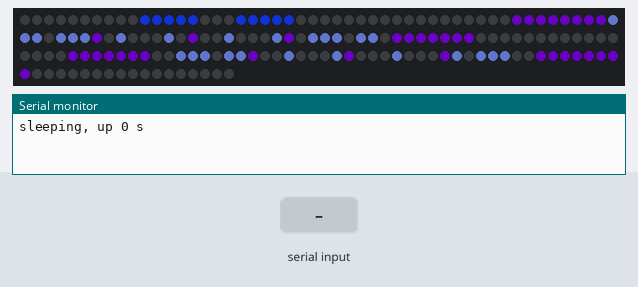
A program run on a simulated Raspberry Pi Pico. Parts: 168 RGB LEDs in strip order, left to right, continuing on the next row, the last lines printed to the serial monitor. The inputs (shaded band) are chosen by the test bench. Dim RGB values are drawn brighter than linear; random numbers use the default seed unless the program sets one.

Above: at 0.92 s.
1.3 s: "w-35\n" received over Serial
At 1.68 s:
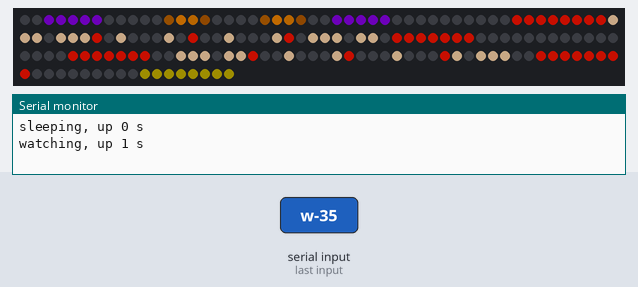
At 3.51 s:
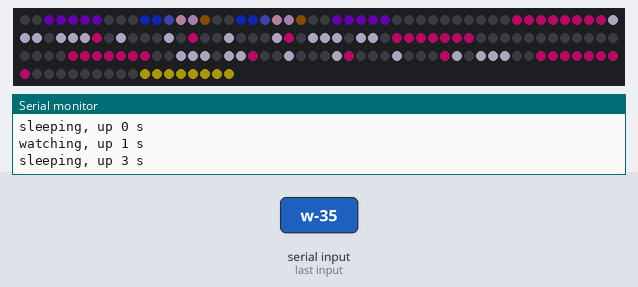
3.9 s: "w-35\n" received over Serial
6.9 s: "w-35\n" received over Serial
At 9.31 s:
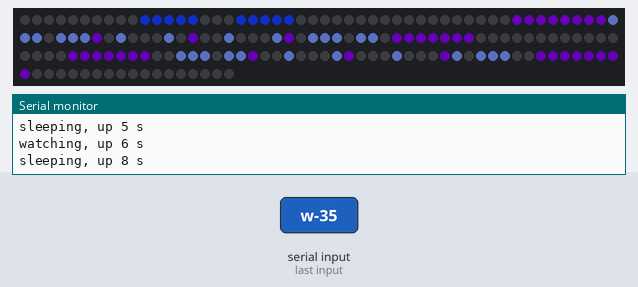
Timing chart, 0 to 10.8 s (numbered marks = the images above; inputs shaded):
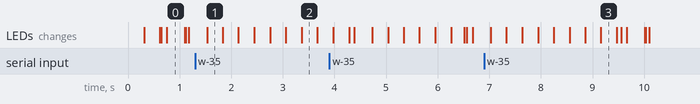

The program:

main.cpp
```cpp
// Face LEDs on one WS2812 chain on D10. The four moods from face/face_preview.html: sleeping
// (waiting), watching, snarl, crying (gives up). The same chain goes on to the 8-LED ring under
// the printed horns hand: it glows yellow as the hint while the face is awake and fills green
// when the horns have stopped the game.
//
// scripts/dodge.py sets the mood over USB serial, one line at a time: a mood letter, s w n c,
// then optionally where the hand is, -100 (the face's far left) to 100 (far right), e.g. "w-35".
// With a hand the eyes follow it; without one they wander. Until the first line arrives the
// face loops the moods, five seconds each, as a test; if the lines stop for STALE_MS it sleeps.
// One more letter, p, is for photos (scripts/face_photo.py): the snarl held still, jaw wide, no
// flicker, the pupils fixed (down at the bowl unless a place is given), the hand ring solid
// yellow. It holds until the next line, so one line is enough.
#include <Arduino.h>
#include <Adafruit_NeoPixel.h>
#include <math.h>

const int DATA_PIN = D10;    // GPIO3
const int N = 168;
const float BRIGHT = 1.0;    // full, as the preview now starts
const float LIMIT_MA = 1000; // scale the whole frame down if it would draw more than this
const float MOOD_S = 5;
const uint32_t STALE_MS = 2000;

// From the serial lines: the mood asked for (-1 before the first), when it came, and the hand.
int cmdMood = -1;
uint32_t cmdAt = 0;
bool hasHand = false;
float handX = 0;   // -1 far left to 1 far right, as the face sees it

// Chain order as wired, seen from the front (Rahul's drawing, 2026-10-31):
//   0-15    right-hand ring, starts at 9 o'clock, runs clockwise
//   16-31   left-hand ring, starts at 3 o'clock, runs clockwise
//   32-95   left mouth board, rows top to bottom, each row left to right
//   96-159  right mouth board, same
//   160-167 the ring under the printed horns hand
// Eye positions k count clockwise from 12 o'clock, as in face/face_preview.html.
const int RING_N = 16;
enum Eye { LEFT = 0, RIGHT = 1 };
const int RING_START[2] = { 16, 0 };    // chain index of each ring's first LED
const int RING_FIRST_K[2] = { 4, 12 };  // where that first LED sits: 3 o'clock, 9 o'clock
const int MOUTH_START = 32;
const int SIGN_START = 160, SIGN_N = 8;

Adafruit_NeoPixel strip(N, DATA_PIN, NEO_GRB + NEO_KHZ800);

int eyeLed(Eye e, int k) {
  return RING_START[e] + ((k - RING_FIRST_K[e]) % RING_N + RING_N) % RING_N;
}

// x 0-15 left to right, y 0-7 top to bottom
int mouthLed(int x, int y) {
  return MOUTH_START + (x / 8) * 64 + y * 8 + (x % 8);
}

struct Rgb { float r, g, b; };
const Rgb RED = { 255, 20, 0 }, TOOTH = { 255, 215, 170 }, PURPLE = { 150, 0, 255 }, AMBER = { 255, 140, 0 };
const Rgb BLUE = { 20, 60, 255 }, CYAN = { 0, 210, 255 }, TEAR = { 160, 235, 255 };
const Rgb YELLOW = { 255, 230, 0 }, BLOOD = { 255, 0, 0 };

float rnd() { return random(10000) / 10000.0f; }
float wave(float t, float period) { return 0.5f + 0.5f * sinf(t * 2 * PI / period); }

// ---- mouth pictures, 16 wide by 8 tall ----

typedef char Pic[8][17];

// The snarl mouth. o = lip, T = tooth.
const char *OPEN[8] = {
  ".oooooooooooooo.",
  "oTTT.TTT.TTT.TTo",
  "o.T...T...T...To",
  "o..............o",
  "o..............o",
  "o..T...T...T...o",
  "o.TTT.TTT.TTT..o",
  ".oooooooooooooo." };
// Sad mouth, # = line
const char *FROWN[8] = {
  "................",
  "................",
  "................",
  ".....######.....",
  "...##......##...",
  "..#..........#..",
  ".#............#.",
  "................" };

// Place the upper jaw at row topY and the lower jaw at row botY. Where they overlap the teeth interlock.
void jaw(Pic g, int topY, int botY) {
  for (int r = 0; r < 8; r++) { memset(g[r], '.', 16); g[r][16] = 0; }
  auto put = [&](int r, const char *src) {
    if (r < 0 || r > 7) return;
    for (int x = 0; x < 16; x++) {
      char c = src[x];
      if (c == 'T' || (c == 'o' && g[r][x] != 'T')) g[r][x] = c;
    }
  };
  for (int i = 0; i < 3; i++) put(topY + i, OPEN[i]);
  for (int i = 0; i < 3; i++) put(botY + i, OPEN[5 + i]);
  for (int r = topY + 3; r < botY; r++) put(r, "o..............o");
}
Pic SHUT, AJAR, WIDE;

void setPx(Pic g, int x, int y, char ch) { if (y >= 0 && y < 8 && x >= 0 && x < 16) g[y][x] = ch; }

// ---- targets for this frame, and the colours shown now, eased toward them ----

float eyeT[2][RING_N][3], mouthT[128][3], signT[SIGN_N][3];
float eyeNow[2][RING_N][3], mouthNow[128][3], signNow[SIGN_N][3];

void addRing(int e, int k, Rgb c, float v) {
  k = ((k % RING_N) + RING_N) % RING_N;
  eyeT[e][k][0] += c.r * v; eyeT[e][k][1] += c.g * v; eyeT[e][k][2] += c.b * v;
}

// keep the pupil off the brow at the top of the ring
float underBrow(float p) {
  if (p > 4.5f && p < 11.5f) return p;
  if (p >= 11.5f) return (p - 11.5f < 16 - p + 4.5f) ? 11.5f : 4.5f;
  return (4.5f - p < p + 16 - 11.5f) ? 4.5f : 11.5f;
}

enum Brow { FLAT, ANGRY, SAD };
enum Gaze { WANDER, DOWN };
struct EyeSpec { Rgb c; Brow brow; Rgb browC; float browV; Gaze gaze; };

const float PUPIL_SIDE = 0.3f;   // the pupil is three LEDs: the centre one bright, these two either side dimmer

// Only the brow and the pupil light; the rest of the ring stays off.
void openEye(int e, const EyeSpec &s, float t) {
  int side = e == LEFT ? -1 : 1;
  // angry brows slope down toward the nose, sad ones down toward the outside, flat ones sit level on top
  static const int UPPER_RIGHT[4] = { 0, 1, 2, 3 }, UPPER_LEFT[4] = { 13, 14, 15, 0 }, FLAT_B[5] = { 14, 15, 0, 1, 2 };
  bool isBrow[RING_N] = {};
  if (s.brow == FLAT) for (int k : FLAT_B) isBrow[k] = true;
  else {
    bool right = (s.brow == ANGRY) == (side < 0);   // the left eye's nose side is its upper right
    for (int i = 0; i < 4; i++) isBrow[right ? UPPER_RIGHT[i] : UPPER_LEFT[i]] = true;
  }
  for (int k = 0; k < RING_N; k++) if (isBrow[k]) addRing(e, k, s.browC, s.browV);

  float ang;                                   // screen angle the pupil points to
  if (s.gaze == DOWN) ang = PI / 2 + 0.2f * sinf(t * 0.8f);
  else if (hasHand) ang = PI / 2 - handX * PI / 2;   // 3 o'clock for far right, 9 for far left
  else ang = PI / 2 + 1.3f * sinf(t * 0.35f) + 0.4f * sinf(t * 0.9f);
  float p = underBrow(fmodf((ang + PI / 2) / (2 * PI) * RING_N + RING_N * 2, RING_N));
  // The pupil can sit between LEDs, so it glides: brightness falls from 1 at the pupil to
  // PUPIL_SIDE one LED away and to 0 two LEDs away. Right on an LED that is exactly three LEDs.
  for (int k = 0; k < RING_N; k++) {
    if (isBrow[k]) continue;
    float d = fabsf(k - p); d = fminf(d, RING_N - d);
    float v = d <= 1 ? 1 - (1 - PUPIL_SIDE) * d : d < 2 ? PUPIL_SIDE * (2 - d) : 0;
    if (v > 0) addRing(e, k, s.c, v);
  }
}

void finishEyes(float k) {
  for (int e = 0; e < 2; e++)
    for (int i = 0; i < RING_N; i++)
      for (int c = 0; c < 3; c++) eyeT[e][i][c] = fminf(255, eyeT[e][i][c] * k);
}

struct Ink { char ch; Rgb c; };
void paintMouth(Pic pic, const Ink *inks, int n, float k) {
  for (int y = 0; y < 8; y++)
    for (int x = 0; x < 16; x++)
      for (int i = 0; i < n; i++)
        if (pic[y][x] == inks[i].ch) {
          float *o = mouthT[y * 16 + x];
          o[0] = inks[i].c.r * k; o[1] = inks[i].c.g * k; o[2] = inks[i].c.b * k;
        }
}

// ---- the four moods ----

// t is the time since the face fell asleep, so the PC knows where the snore is: each 3 s
// breath starts dim and shut, and the mouth is open widest 1.5 s in. scripts/sound.py puts
// the loud part of each snore there.
void sleeping(float t) {
  // snores with both eyes shut: a blue glow along the bottom of each ring
  float b = 0.5f - 0.5f * cosf(t * 2 * PI / 3);
  for (int e = 0; e < 2; e++)
    for (int k = 6; k <= 10; k++) addRing(e, k, BLUE, .35f + .5f * b);
  finishEyes(1);
  Ink inks[] = { { 'o', { 120, 0, 220 } }, { 'T', { 120, 150, 255 } } };
  paintMouth(b > .6f ? AJAR : SHUT, inks, 2, .3f + .4f * b);
}

void watching(float t) {
  EyeSpec s = { AMBER, FLAT, PURPLE, .6f, WANDER };
  openEye(LEFT, s, t); openEye(RIGHT, s, t);
  finishEyes(1);
  Ink inks[] = { { 'o', RED }, { 'T', TOOTH } };
  paintMouth(SHUT, inks, 2, .75f + .15f * sinf(t * 9));
}

// still: the photo pose, the jaw held wide and no flicker
void snarl(float t, bool still) {
  EyeSpec s = { YELLOW, ANGRY, BLOOD, .85f, WANDER };
  openEye(LEFT, s, t); openEye(RIGHT, s, t);
  finishEyes(still ? 1 : .9f + .1f * rnd());
  Ink inks[] = { { 'o', RED }, { 'T', TOOTH } };
  paintMouth(still || sinf(t * 7) > -0.2f ? WIDE : SHUT, inks, 2, still ? 1 : .85f + .15f * rnd());
}

void crying(float t) {
  // blue and sad: a one-LED tear rolls round each ring and tears stream down over the mouth, the lip trembles
  Pic g;
  bool tremble = fmodf(t, 2) < .7f && ((int)floorf(t * 8)) % 2;
  for (int y = 0; y < 8; y++) {
    const char *src = tremble ? (y > 0 ? FROWN[y - 1] : "................") : FROWN[y];
    memcpy(g[y], src, 17);
  }
  const float drops[2][2] = { { 2, 0 }, { 13, 4.5f } };
  for (auto &d : drops) {
    int y = (int)floorf(fmodf(t * 6 + d[1], 10)) - 1;
    setPx(g, (int)d[0], y, 'd'); setPx(g, (int)d[0], y - 1, 'e');
  }
  EyeSpec s = { BLUE, SAD, CYAN, .55f, DOWN };
  for (int e = 0; e < 2; e++) {
    int side = e == LEFT ? -1 : 1;
    openEye(e, s, t);
    float ph = fmodf(t + (side < 0 ? 0 : .8f), 1.6f) / 1.6f;
    addRing(e, lroundf(side < 0 ? 12 - 4 * ph : 4 + 4 * ph), TEAR, 1);
  }
  finishEyes(1);
  Ink inks[] = { { '#', BLUE }, { 'd', TEAR }, { 'e', { 40, 90, 160 } } };
  paintMouth(g, inks, 3, .9f);
}

// ---- the ring under the horns hand ----

const Rgb HINT = YELLOW, GREEN = { 0, 255, 40 };

// Off while the face sleeps. Watching, a slow yellow breath says "this hand"; snarling, it blinks
// yellow and red to pull the eye to it. Once the horns have worked it fills green one LED at a
// time, then stays lit; since is how long ago that began. In the photo pose it is solid yellow.
void signRing(int mood, float t, float since) {
  auto set = [](int i, Rgb c, float v) { signT[i][0] = c.r * v; signT[i][1] = c.g * v; signT[i][2] = c.b * v; };
  if (mood == 0) return;
  if (mood == 3) {
    for (int i = 0; i < SIGN_N; i++) set(i, GREEN, constrain(since * 10 - i, 0, 1));
    return;
  }
  if (mood == 2 || mood == 4) {
    Rgb c = mood == 4 || fmodf(t, .5f) < .25f ? HINT : RED;
    for (int i = 0; i < SIGN_N; i++) set(i, c, 1);
    return;
  }
  float v = .15f + .45f * wave(t, 2.5f);
  for (int i = 0; i < SIGN_N; i++) set(i, HINT, v);
}

// ---- main loop ----

void ease(float *now, const float *target, int n, float a) {
  for (int i = 0; i < n; i++) now[i] += (target[i] - now[i]) * a;
}

// Read whatever has come in; act on each complete line.
void readSerial() {
  static char line[16];
  static int n = 0;
  while (Serial.available()) {
    char ch = Serial.read();
    if (ch != '\n' && ch != '\r') {
      if (n < (int)sizeof line - 1) line[n++] = ch;
      continue;
    }
    line[n] = 0;
    const char *m = n ? strchr("swncp", line[0]) : nullptr;
    if (m) {
      cmdMood = m - "swncp";
      cmdAt = millis();
      hasHand = n > 1 || cmdMood == 4;   // the photo pose never wanders: no place given, it looks down
      handX = n > 1 ? constrain(atoi(line + 1), -100, 100) / 100.0f : 0;
    }
    n = 0;
  }
}

void setup() {
  Serial.begin(115200);
  rp2040.wdt_begin(1000);    // if the loop ever hangs, reboot instead of freezing on one face
  jaw(SHUT, 1, 4); jaw(AJAR, 1, 5); jaw(WIDE, 0, 5);
  strip.begin();
  strip.clear();
  strip.show();
}

void loop() {
  static const char *NAMES[5] = { "sleeping", "watching", "snarl", "crying", "photo" };
  static int lastMood = -1;
  static uint32_t moodSince = 0;
  uint32_t frameStart = millis();
  float t = frameStart / 1000.0f;
  rp2040.wdt_reset();
  readSerial();
  int mood;
  if (cmdMood < 0) mood = ((int)(t / MOOD_S)) % 4;   // nothing heard yet: loop them as a test
  else if (cmdMood != 4 && millis() - cmdAt > STALE_MS) { mood = 0; hasHand = false; }   // the PC went quiet: sleep
  else mood = cmdMood;
  if (mood != lastMood) { Serial.printf("%s, up %lu s\n", NAMES[mood], frameStart / 1000); lastMood = mood; moodSince = frameStart; }

  memset(eyeT, 0, sizeof eyeT);
  memset(mouthT, 0, sizeof mouthT);
  memset(signT, 0, sizeof signT);
  if (mood == 0) sleeping((frameStart - moodSince) / 1000.0f);
  else if (mood == 1) watching(t);
  else if (mood == 2 || mood == 4) snarl(t, mood == 4);
  else crying(t);
  signRing(mood, t, (frameStart - moodSince) / 1000.0f);

  float a = mood == 2 || mood == 4 ? 0.45f : 0.3f;
  ease(&eyeNow[0][0][0], &eyeT[0][0][0], 2 * RING_N * 3, a);
  ease(&mouthNow[0][0], &mouthT[0][0], 128 * 3, a);
  ease(&signNow[0][0], &signT[0][0], SIGN_N * 3, a);

  // about 20 mA per colour at full; scale down if the frame would draw more than the limit
  float sum = 0;
  for (int e = 0; e < 2; e++) for (int k = 0; k < RING_N; k++) for (int c = 0; c < 3; c++) sum += eyeNow[e][k][c];
  for (int i = 0; i < 128; i++) for (int c = 0; c < 3; c++) sum += mouthNow[i][c];
  for (int i = 0; i < SIGN_N; i++) for (int c = 0; c < 3; c++) sum += signNow[i][c];
  float scale = BRIGHT;
  float ma = sum * scale / 255 * 20;
  if (ma > LIMIT_MA) scale *= LIMIT_MA / ma;

  auto out = [&](const float *c) { return strip.Color(c[0] * scale, c[1] * scale, c[2] * scale); };
  for (int e = 0; e < 2; e++)
    for (int k = 0; k < RING_N; k++) strip.setPixelColor(eyeLed((Eye)e, k), out(eyeNow[e][k]));
  for (int y = 0; y < 8; y++)
    for (int x = 0; x < 16; x++) strip.setPixelColor(mouthLed(x, y), out(mouthNow[y * 16 + x]));
  for (int i = 0; i < SIGN_N; i++) strip.setPixelColor(SIGN_START + i, out(signNow[i]));
  strip.show();

  int16_t wait = 16 - (int16_t)(millis() - frameStart);   // about 60 frames a second, like the preview
  if (wait > 0) delay(wait);
}
```
